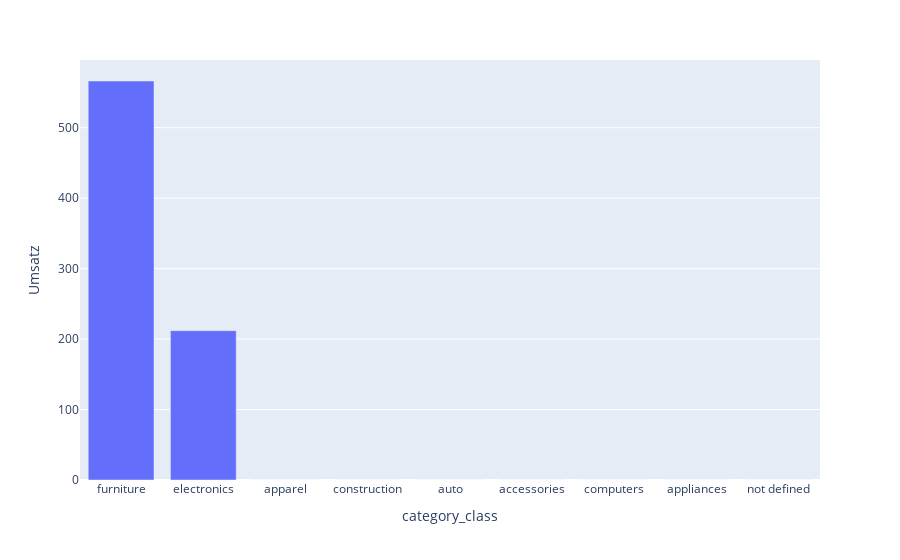

Notebook cell for this chart:
### Code cell
px.bar(sdf_category_class_overview.limit(10).toPandas(), x='category_class', y='Umsatz')

### Figure 1 — Plotly figure (JSON) as saved in the notebook; plotly's stock layout.template omitted (floating-point values rounded to 4 significant figures)
{"data": [{"alignmentgroup": "True", "hovertemplate": "category_class=%{x}<br>Umsatz=%{y}<extra></extra>", "legendgroup": "", "marker": {"color": "#636efa"}, "name": "", "offsetgroup": "", "orientation": "v", "showlegend": false, "textposition": "auto", "type": "bar", "x": ["furniture", "electronics", "apparel", "construction", "auto", "accessories", "computers", "appliances", "not defined"], "xaxis": "x", "y": [566.3, 211.9, 0, 0, 0, 0, 0, 0, 0], "yaxis": "y"}], "layout": {"barmode": "relative", "legend": {"tracegroupgap": 0}, "margin": {"t": 60}, "xaxis": {"anchor": "y", "domain": [0, 1], "title": {"text": "category_class"}}, "yaxis": {"anchor": "x", "domain": [0, 1], "title": {"text": "Umsatz"}}}}
